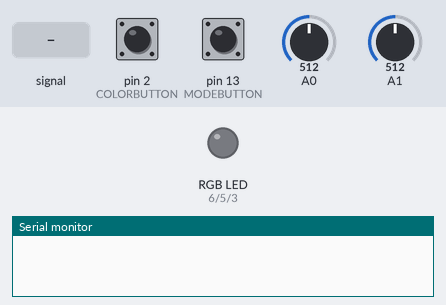
Bench run of a program on a simulated Arduino Leonardo, built with avr-gcc and run on an emulated ATmega32U4. Parts: an RGB LED mixed from three pins (HIGH = lit), the last lines printed to the serial monitor. The inputs (shaded band) are chosen by the test bench; at power-on: pin 13 (MODEBUTTON) LOW, pin 2 (COLORBUTTON) LOW, A1 = 512, A0 = 512. Dim RGB values are drawn brighter than linear.

Above: at 1.2 s.
1.3 s: A0 fed a 200 Hz sine of ±460 counts around its level
4.3 s: pin 13 (MODEBUTTON) pulled HIGH for 0.15 s
At 5.3 s:
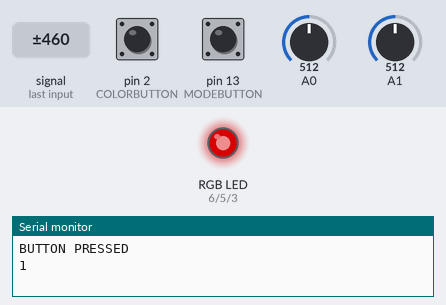
6.0 s: pin 2 (COLORBUTTON) pulled HIGH for 0.15 s
At 7.3 s:
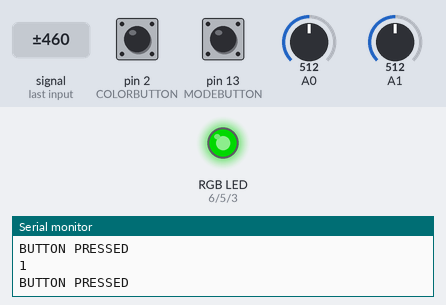
8.1 s: A1 set to 716
At 8.7 s:
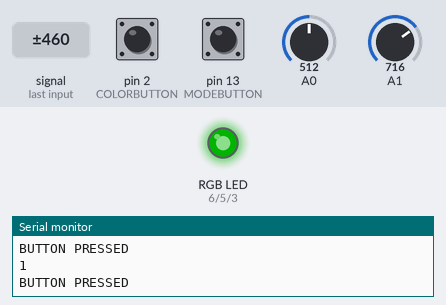
9.6 s: pin 13 (MODEBUTTON) pulled HIGH for 1 s
At 10.5 s:
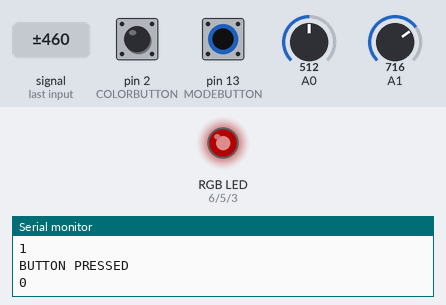
12.6 s: A0 set to 122
At 13.6 s:
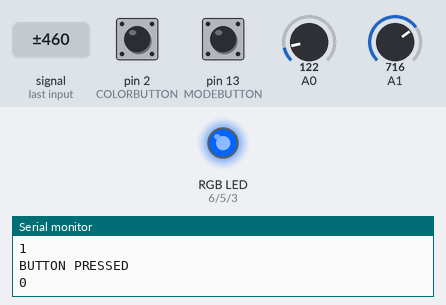
Timing chart, 0 to 15.1 s (numbered marks = the images above; inputs shaded):
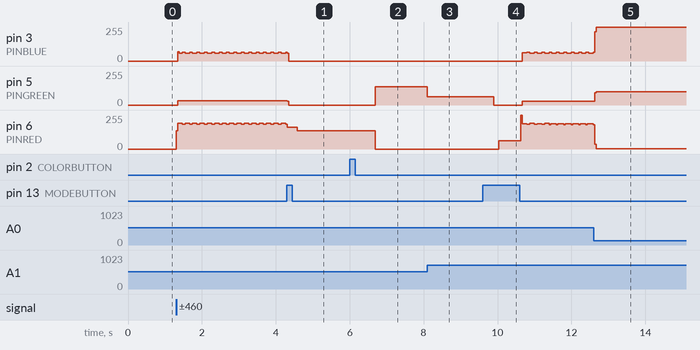

Measured:
- after the input at 4.3 s, pin 5 (PINGREEN): 33/255 → 0/255 at once
- after the input at 6.0 s, pin 5 (PINGREEN): 0/255 → 138/255 after 0.69 s; pin 6 (PINRED): 138/255 → 0/255 after 0.69 s
- after the input at 8.1 s, pin 5 (PINGREEN): 138/255 → 62/255 at once
- after the input at 9.6 s, pin 3 (PINBLUE): 0/255 → 61/255 after 1.1 s, then repeats every 0.20 s: 67/255 0.08 s, 58/255 0.12 s; pin 5 (PINGREEN): 62/255 → 0/255 after 0.30 s, → 29/255 0.77 s later
- after the input at 12.6 s, pin 5 (PINGREEN): 29/255 → 101/255 at once
- by itself, pin 3 (PINBLUE): moves between 57/255 and 68/255, repeating every 0.20 s

The program:

main.cpp
```cpp
#include <Arduino.h>
#include "RGBConverter.h" // external library

// Struct declarations
typedef struct rgb {
  int red, green, blue;
} RGB;

// function declarations

RGB COLORS[3];
int COLORPIN[3];
RGB colorInit(int red, int green, int blue);
void rgbOn(RGB rgb);
void crossFade(int pin1, int pin2, int lag);
void fadeOn(int pin, int power, int lag);
bool readButtonInput(int button);
void rgbFadeOn(int r, int g, int b);
void rgbOff();
float customMap(long x, float in_min, float in_max, float out_min, float out_max);

// Global variables
char colors[] = {'r', 'g', 'b'};
int PINRED = 6;
int PINGREEN = 5;
int PINBLUE = 3;

int COLORBUTTON = 2;
int MODEBUTTON = 13;
bool MODE = false; // true for ambient mode
int COLORINDEX;
int BRIGHTNESS = 50; // global brightness variable
RGBConverter _rgbconverter;
double hsl[3];
byte rgb[3];


void setup() {
  // put your setup code here, to run once:
  pinMode(PINRED, OUTPUT);
  pinMode(PINGREEN, OUTPUT);
  pinMode(PINBLUE, OUTPUT);
  pinMode(MODEBUTTON, INPUT);
  pinMode(COLORBUTTON, INPUT); // Color change button
  Serial.begin(9600); // serial beegin

  // initialize color
  COLORINDEX = 0;
  COLORPIN[0] = PINRED;
  COLORPIN[1] = PINGREEN;
  COLORPIN[2] = PINBLUE;

  // initial color
  analogWrite(COLORPIN[0], BRIGHTNESS);

  // hsl configuration
  hsl[0] = 0.5;
  hsl[1] = 1.0;
  hsl[2] = 0.5;
}

void loop() {
  // read temperature
  // changing to more stable internal 1.1V
  analogReference(INTERNAL);
  float reading = analogRead(A0);

  // converting temperature to hue
  double VOut = reading * (1.1/1024.0) * 1000;
  //Serial.println(VOut);
  //delay(100);
  VOut = constrain(VOut, 185, 220);
  long hue_large = map(VOut, 185, 220, 0, 360);
  float hue = customMap(hue_large, 0.0, 360.0, 0.60, 0);

  // change to default 5V reference
  analogReference(DEFAULT);
  int photoresistorvalue = analogRead(A1);
  photoresistorvalue = constrain(photoresistorvalue, 200, 800);

  // brightness inversely proportional to light
  BRIGHTNESS = map(photoresistorvalue, 200, 800, 255, 30);

  // convert hsl to rgb
  hsl[0] = hue;
  _rgbconverter.hslToRgb(hsl[0], hsl[1], hsl[2], rgb);

  // read mode button
  if (readButtonInput(MODEBUTTON)) {
    MODE = !MODE;
    if (MODE) {
      rgbOff();
      COLORINDEX = 0;
      fadeOn(PINRED, BRIGHTNESS, 2);
    }
    Serial.println(MODE);
    delay(300);
  }

  //mode 1 : ambient mode
  // change color
  if (readButtonInput(COLORBUTTON) && MODE) {
    int prev_index = COLORINDEX;
    COLORINDEX = (COLORINDEX + 1) % 3;
    crossFade(COLORPIN[prev_index], COLORPIN[COLORINDEX], 5);
  }

  analogWrite(COLORPIN[COLORINDEX], BRIGHTNESS);
  //mode 2 : temperature mode
  if (!MODE) {
    rgbOn(colorInit(rgb[0], rgb[1], rgb[2]));
  }
}

// turn on rgb.
// Arguments :
// rgb : RGB value
void rgbOn(RGB rgb) {
  analogWrite(PINRED, rgb.red);
  analogWrite(PINGREEN, rgb.green);
  analogWrite(PINBLUE, rgb.blue);
}

// turn on rgb fade
// Arguments :
// r : red value
// g : green value
// b : blue value
// lag : fade speed
void rgbFadeOn(int r, int g, int b, int lag) {
  int max;
  if (r >= g && r >= b) max = r;
  else if (g >= r && g >= b) max = g;
  else max = b;
  for (int i = 0; i <= max; i++) {
    analogWrite(PINRED, min(i, r));
    analogWrite(PINGREEN, min(i, g));
    analogWrite(PINBLUE, min(i, b));
    delay(lag);
  }
}

// turn on rgb fade
// Arguments :
// pin : pin number
// power : brightness;
// lag : fade speed;
void fadeOn(int pin, int power, int lag) {
  for (int i = 0; i <= power; i++) {
    analogWrite(pin, i);
    delay(lag);
  }
}

// cross fade color
// Arguments :
// pin1 : pin color to fade off
// pin2 : pin color to fade on;
// lag : fade speed;
void crossFade(int pin1, int pin2, int lag) {
  for (int i = 0; i <= BRIGHTNESS; i++) {
    analogWrite(pin1, BRIGHTNESS - i);
    analogWrite(pin2, i);
    delay(lag);
  }
}

// Read button inputs
// Arguments :
// button : button pin number
// Return
// true if button pressed
// false otherwise
bool readButtonInput(int button) {
  if (digitalRead(button) == HIGH) {
    Serial.println("BUTTON PRESSED");
    return true;
  }
  return false;
}

// turn off led
void rgbOff() {
  analogWrite(PINRED, 0);
  analogWrite(PINGREEN, 0);
  analogWrite(PINBLUE, 0);
}

// initialize RGB object
RGB colorInit(int red, int green, int blue) {
  RGB color;
  color.red = red;
  color.blue = blue;
  color.green = green;
  return color;
}

// Custom mapping for float based on arduino map()
float customMap(long x, float in_min, float in_max, float out_min, float out_max) {
  return (x - in_min) * (out_max - out_min) / (in_max - in_min) + out_min;
}
```

RGBConverter.cpp
```cpp
/*
 * RGBConverter.h - Arduino library for converting between RGB, HSV and HSL
 *
 * Ported from the Javascript at http://mjijackson.com/2008/02/rgb-to-hsl-and-rgb-to-hsv-color-model-conversion-algorithms-in-javascript
 * The hard work was Michael's, all the bugs are mine.
 *
 * Robert Atkins, December 2010 (ratkins_at_fastmail_dot_fm).
 *
 * https://github.com/ratkins/RGBConverter
 *
 */
#include "RGBConverter.h"

/**
 * Converts an RGB color value to HSL. Conversion formula
 * adapted from http://en.wikipedia.org/wiki/HSL_color_space.
 * Assumes r, g, and b are contained in the set [0, 255] and
 * returns h, s, and l in the set [0, 1].
 *
 * @param   Number  r       The red color value
 * @param   Number  g       The green color value
 * @param   Number  b       The blue color value
 * @return  Array           The HSL representation
 */
void RGBConverter::rgbToHsl(byte r, byte g, byte b, double hsl[]) {
    double rd = (double) r/255;
    double gd = (double) g/255;
    double bd = (double) b/255;
    double max = threeway_max(rd, gd, bd);
    double min = threeway_min(rd, gd, bd);
    double h, s, l = (max + min) / 2;

    if (max == min) {
        h = s = 0; // achromatic
    } else {
        double d = max - min;
        s = l > 0.5 ? d / (2 - max - min) : d / (max + min);
        if (max == rd) {
            h = (gd - bd) / d + (gd < bd ? 6 : 0);
        } else if (max == gd) {
            h = (bd - rd) / d + 2;
        } else if (max == bd) {
            h = (rd - gd) / d + 4;
        }
        h /= 6;
    }
    hsl[0] = h;
    hsl[1] = s;
    hsl[2] = l;
}

/**
 * Converts an HSL color value to RGB. Conversion formula
 * adapted from http://en.wikipedia.org/wiki/HSL_color_space.
 * Assumes h, s, and l are contained in the set [0, 1] and
 * returns r, g, and b in the set [0, 255].
 *
 * @param   Number  h       The hue
 * @param   Number  s       The saturation
 * @param   Number  l       The lightness
 * @return  Array           The RGB representation
 */
void RGBConverter::hslToRgb(double h, double s, double l, byte rgb[]) {
    double r, g, b;

    if (s == 0) {
        r = g = b = l; // achromatic
    } else {
        double q = l < 0.5 ? l * (1 + s) : l + s - l * s;
        double p = 2 * l - q;
        r = RGBConverter::hue2rgb(p, q, h + 1/3.0);
        g = RGBConverter::hue2rgb(p, q, h);
        b = RGBConverter::hue2rgb(p, q, h - 1/3.0);
    }

    rgb[0] = r * 255;
    rgb[1] = g * 255;
    rgb[2] = b * 255;
}

/**
 * Converts an RGB color value to HSV. Conversion formula
 * adapted from http://en.wikipedia.org/wiki/HSV_color_space.
 * Assumes r, g, and b are contained in the set [0, 255] and
 * returns h, s, and v in the set [0, 1].
 *
 * @param   Number  r       The red color value
 * @param   Number  g       The green color value
 * @param   Number  b       The blue color value
 * @return  Array           The HSV representation
 */
void RGBConverter::rgbToHsv(byte r, byte g, byte b, double hsv[]) {
    double rd = (double) r/255;
    double gd = (double) g/255;
    double bd = (double) b/255;
    double max = threeway_max(rd, gd, bd), min = threeway_min(rd, gd, bd);
    double h, s, v = max;

    double d = max - min;
    s = max == 0 ? 0 : d / max;

    if (max == min) {
        h = 0; // achromatic
    } else {
        if (max == rd) {
            h = (gd - bd) / d + (gd < bd ? 6 : 0);
        } else if (max == gd) {
            h = (bd - rd) / d + 2;
        } else if (max == bd) {
            h = (rd - gd) / d + 4;
        }
        h /= 6;
    }

    hsv[0] = h;
    hsv[1] = s;
    hsv[2] = v;
}

/**
 * Converts an HSV color value to RGB. Conversion formula
 * adapted from http://en.wikipedia.org/wiki/HSV_color_space.
 * Assumes h, s, and v are contained in the set [0, 1] and
 * returns r, g, and b in the set [0, 255].
 *
 * @param   Number  h       The hue
 * @param   Number  s       The saturation
 * @param   Number  v       The value
 * @return  Array           The RGB representation
 */
void RGBConverter::hsvToRgb(double h, double s, double v, byte rgb[]) {
    double r, g, b;

    int i = int(h * 6);
    double f = h * 6 - i;
    double p = v * (1 - s);
    double q = v * (1 - f * s);
    double t = v * (1 - (1 - f) * s);

    switch(i % 6){
        case 0: r = v, g = t, b = p; break;
        case 1: r = q, g = v, b = p; break;
        case 2: r = p, g = v, b = t; break;
        case 3: r = p, g = q, b = v; break;
        case 4: r = t, g = p, b = v; break;
        case 5: r = v, g = p, b = q; break;
    }

    rgb[0] = r * 255;
    rgb[1] = g * 255;
    rgb[2] = b * 255;
}

double RGBConverter::threeway_max(double a, double b, double c) {
    return max(a, max(b, c));
}

double RGBConverter::threeway_min(double a, double b, double c) {
    return min(a, min(b, c));
}

double RGBConverter::hue2rgb(double p, double q, double t) {
    if(t < 0) t += 1;
    if(t > 1) t -= 1;
    if(t < 1/6.0) return p + (q - p) * 6 * t;
    if(t < 1/2.0) return q;
    if(t < 2/3.0) return p + (q - p) * (2/3.0 - t) * 6;
    return p;
}
```

RGBConverter.h
```cpp
/*
 * RGBConverter.h - Arduino library for converting between RGB, HSV and HSL
 *
 * Ported from the Javascript at http://mjijackson.com/2008/02/rgb-to-hsl-and-rgb-to-hsv-color-model-conversion-algorithms-in-javascript
 * The hard work was Michael's, all the bugs are mine.
 *
 * Robert Atkins, December 2010 (ratkins_at_fastmail_dot_fm).
 *
 * https://github.com/ratkins/RGBConverter
 *
 */
#ifndef RGBConverter_h
#define RGBConverter_h

#if (ARDUINO >= 100)
 #include <Arduino.h>
#else
 #include <Arduino.h>
#endif

class RGBConverter {

public:
    /**
     * Converts an RGB color value to HSL. Conversion formula
     * adapted from http://en.wikipedia.org/wiki/HSL_color_space.
     * Assumes r, g, and b are contained in the set [0, 255] and
     * returns h, s, and l in the set [0, 1].
     *
     * @param   byte    r       The red color value
     * @param   byte    g       The green color value
     * @param   byte    b       The blue color value
     * @param   double  hsl[]   The HSL representation
     */
    void rgbToHsl(byte r, byte g, byte b, double hsl[]);

    /**
     * Converts an HSL color value to RGB. Conversion formula
     * adapted from http://en.wikipedia.org/wiki/HSL_color_space.
     * Assumes h, s, and l are contained in the set [0, 1] and
     * returns r, g, and b in the set [0, 255].
     *
     * @param   double  h       The hue
     * @param   double  s       The saturation
     * @param   double  l       The lightness
     * @return  byte    rgb[]   The RGB representation
     */
    void hslToRgb(double h, double s, double l, byte rgb[]);

    /**
     * Converts an RGB color value to HSV. Conversion formula
     * adapted from http://en.wikipedia.org/wiki/HSV_color_space.
     * Assumes r, g, and b are contained in the set [0, 255] and
     * returns h, s, and v in the set [0, 1].
     *
     * @param   byte  r       The red color value
     * @param   byte  g       The green color value
     * @param   byte  b       The blue color value
     * @return  double hsv[]  The HSV representation
     */
    void rgbToHsv(byte r, byte g, byte b, double hsv[]);

    /**
     * Converts an HSV color value to RGB. Conversion formula
     * adapted from http://en.wikipedia.org/wiki/HSV_color_space.
     * Assumes h, s, and v are contained in the set [0, 1] and
     * returns r, g, and b in the set [0, 255].
     *
     * @param   double  h       The hue
     * @param   double  s       The saturation
     * @param   double  v       The value
     * @return  byte    rgb[]   The RGB representation
     */
    void hsvToRgb(double h, double s, double v, byte rgb[]);

private:
    double threeway_max(double a, double b, double c);
    double threeway_min(double a, double b, double c);
    double hue2rgb(double p, double q, double t);
};

#endif
```
